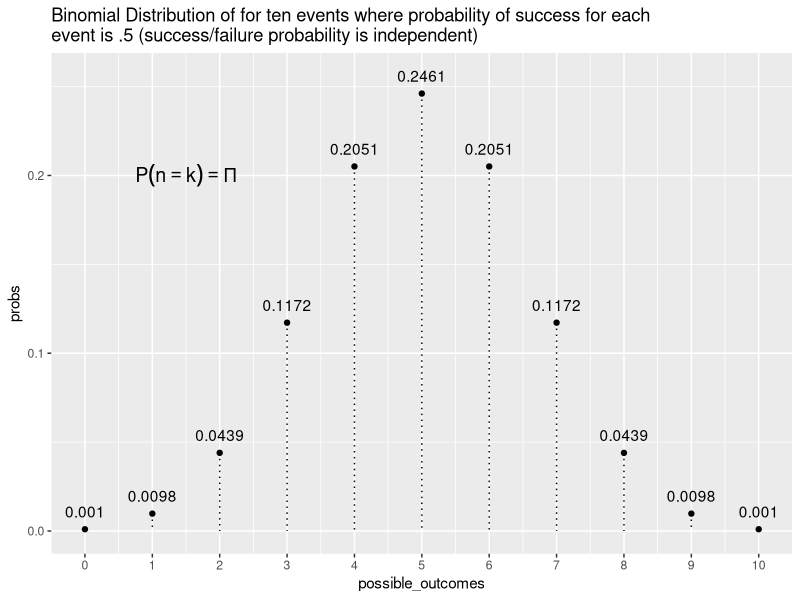

Recreate this plot in R.
## ---- chunk 1
# This is the recommended set up for flipbooks
# you might think about setting cache to TRUE as you gain practice --- building flipbooks from scratch can be time consuming
knitr::opts_chunk$set(fig.width = 6, fig.height = 4, message = F, warning = FALSE, comment = "", cache = F)

options(tibble.print_min = 55)
options(knitr.duplicate.label = "allow")
options(width=300) # prevents data wrapping
## ---- chunk 2
library(tidyverse)

single_trial_prob <- .5

num_trials <- 10

0:num_trials ->
  possible_outcomes

dbinom(x = possible_outcomes, 
       size = 10,
       prob = single_trial_prob) ->
  probs

tibble(possible_outcomes, probs) %>% 
  ggplot() + 
  aes(x = possible_outcomes) +
  scale_x_continuous(breaks = possible_outcomes) +
  aes(y = probs) + 
  geom_point() + 
  aes(xend = possible_outcomes,
      yend = 0) + 
  geom_segment(lty = "dotted") + 
  labs(title = "Binomial Distribution of for ten events where probability of success for each event is .5  (success/failure probability is independent)" %>% 
         str_wrap()) + 
  geom_text(aes(label = probs %>% round(4)),
            nudge_y = .01) + 
  annotate(geom = "text", 
           x = 1.5,
           y = .2,
           label = "P(n==k) == {Pi}",
           parse = TRUE,
           size = 5)
## ---- chunk 3
# what is the probability of at least eight successes in ten trials
# when each trial is chance event with probability of .8
8:10 %>% 
  dbinom(x = ., 
         size = 10,
         prob = .8) %>% 
  sum()

# or 
dbinom(8, 10, .8) + 
  dbinom(9, 10, .8) +
  dbinom(10, 10, .8)
## ---- chunk 4
# what is the probability of exactly 5 successes in 10 trials
# when each trial is chance event with probility .5 success
dbinom(5, 10, .5)
